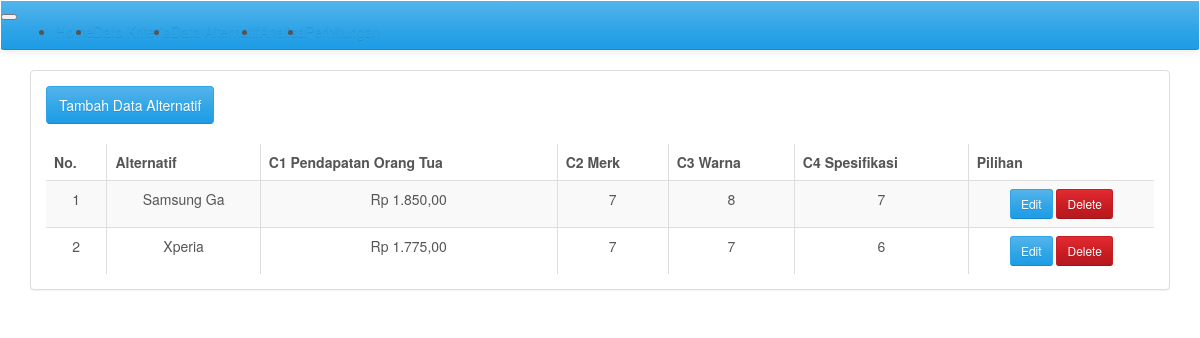
The app's page /alternatif.php, older data.
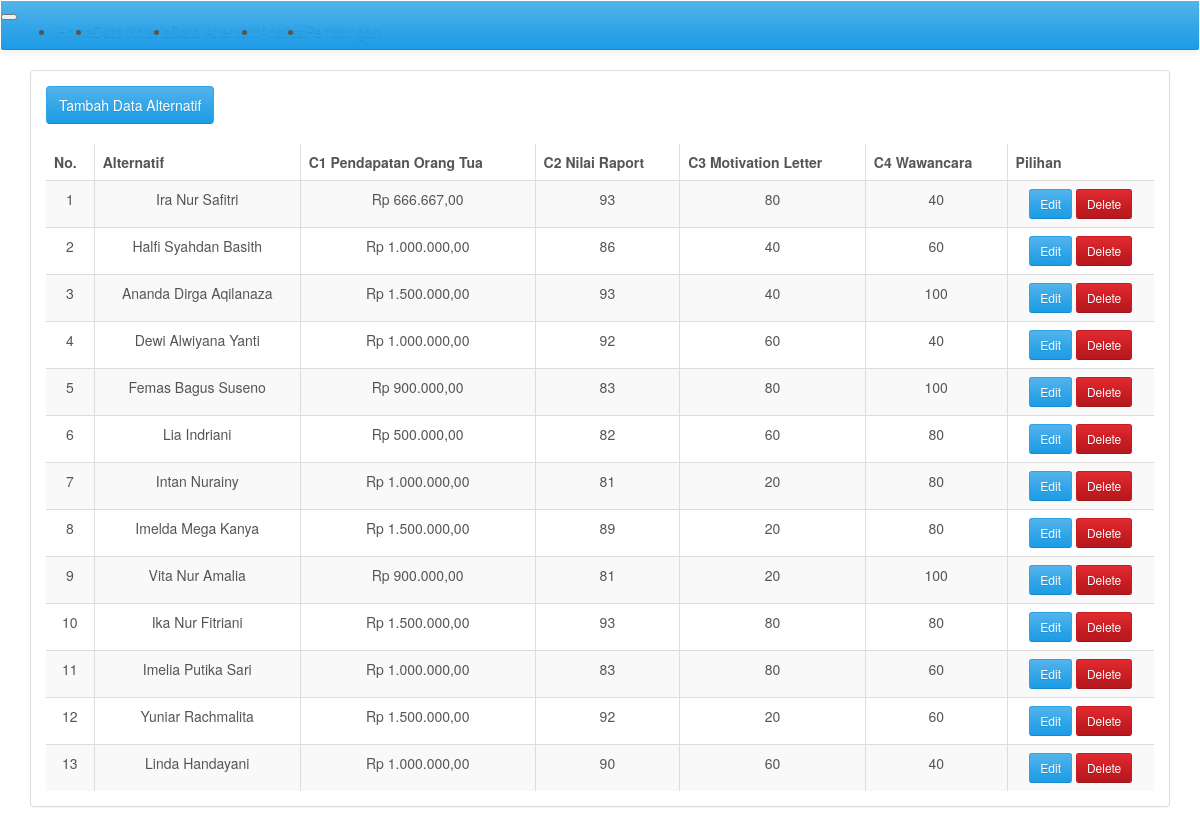
The same page, newer data.
### tables this page shows
CREATE TABLE `alternatif` (
  `id_alternatif` int PRIMARY KEY NOT NULL AUTO_INCREMENT,
  `alternatif` varchar(250) NOT NULL,
  `k1` varchar(20) NOT NULL,
  `k2` varchar(20) NOT NULL,
  `k3` varchar(20) NOT NULL,
  `k4` varchar(20) NOT NULL
);

### alternatif.php (the view, shortened to what this page needs)
<?php
include('configdb.php');
function rupiah($angka){
	$hasil_rupiah = "Rp " . number_format($angka,2,',','.');
	return $hasil_rupiah;
}
?>
<!DOCTYPE html>
<html lang="en">
<head>
	<link href="ui/css/cerulean.min.css" rel="stylesheet">
	<link rel="stylesheet" type="text/css" href="ui/css/datatables/dataTables.bootstrap.css">
</head>
<body>
	<nav class="navbar navbar-expand-lg navbar-dark bg-dark">
		<button class="navbar-toggler" type="button" data-toggle="collapse" data-target="#navbarResponsive" aria-controls="navbarResponsive" aria-expanded="false" aria-label="Toggle navigation">
		</button>
		<div class="collapse navbar-collapse" id="navbarResponsive">
			<ul class="navbar-nav ml-auto">
				<li class="nav-item active">
					<a class="nav-link" href="index.php">Home</a>
				</li>
				<li class="nav-item">
					<a class="nav-link" href="kriteria.php">Data Kriteria</a>
				</li>
				<li class="nav-item">
					<a class="nav-link" href="alternatif.php">Data Alternatif</a>
				</li>
				<li class="nav-item">
					<a class="nav-link" href="analisa.php">Analisa</a>
				</li>
				<li class="nav-item">
					<a class="nav-link" href="perhitungan.php">Perhitungan</a>
				</li>
			</ul>
		</div>
	</nav>
	<div class="container mt-5" data-aos="fade-right" data-aos-duration="500">
		<div class="panel panel-primary">
			<?php
			$kriteria = $mysqli->query("select * from kriteria");
			$i = 0;
			while ($row = $kriteria->fetch_assoc()) {
				@$k[$i] = $row["kriteria"];
				$i++;
			}
			$alternatif = $mysqli->query("select * from alternatif");
			?>
			<div class="panel-body table-responsive">
				<a class='btn btn-primary' href='add-alternatif.php'> Tambah Data Alternatif</a><br /><br />
				<table id="example" class="table table-striped table-bordered table-hover" cellspacing="0" width="100%">
					<thead>
						<tr>
							<th>No.</th>
							<th>Alternatif</th>
							<th><?php echo ucwords($k[0]); ?></th>
							<th><?php echo ucwords($k[1]); ?></th>
							<th><?php echo ucwords($k[2]); ?></th>
							<th><?php echo ucwords($k[3]); ?></th>
							<th>Pilihan</th>
						</tr>
					</thead>
					<tbody>
						<?php
						$i = 1;
						while ($row = $alternatif->fetch_assoc()) {
							echo '<tr class="text-center">';
							echo '<td>' . $i++ . '</td>';
							echo '<td>' . ucwords($row["alternatif"]) . '</td>';
							echo '<td>' . rupiah($row["k1"]) . '</td>';
							echo '<td>' . $row["k2"] . '</td>';
							echo '<td>' . $row["k3"] . '</td>';
							echo '<td>' . $row["k4"] . '</td>';
							echo '<td>';
						?>
							<a href="edit-alternatif.php?id=<?php echo $row['id_alternatif']; ?>" class="btn btn-primary btn-sm"><i class="fa fa-pencil"></i> Edit</a>
							<a href="del.php?id=<?php echo $row['id_alternatif']; ?>" onClick="return confirm('Yakin ingin menghapus data ke-<?php echo $i - 1; ?> Alternatif <?php echo $row['alternatif']; ?> ?');" class="btn btn-danger btn-sm"><i class="fa fa-times"></i> Delete</a></td>
						<?php
							echo '</tr>';
						}
						?>
					</tbody>
				</table>
			</div>
			</div>
		</div>
</body>
</html>

Row changes from the older to the newer data that the page shows:
removed alternatif: alternatif "Xperia", k1 "Rp 1.775,00", k2 "7", k3 "7", k4 "6"
added alternatif: alternatif "Ira Nur Safitri", k1 "Rp 666.667,00", k2 "93", k3 "80", k4 "40"
added alternatif: alternatif "Halfi Syahdan Basith", k1 "Rp 1.000.000,00", k2 "86", k3 "40", k4 "60"
added alternatif: alternatif "Ananda Dirga Aqilanaza", k1 "Rp 1.500.000,00", k2 "93", k3 "40", k4 "100"
added alternatif: alternatif "Dewi Alwiyana Yanti", k1 "Rp 1.000.000,00", k2 "92", k3 "60", k4 "40"
added alternatif: alternatif "Femas Bagus Suseno", k1 "Rp 900.000,00", k2 "83", k3 "80", k4 "100"
added alternatif: alternatif "Lia Indriani", k1 "Rp 500.000,00", k2 "82", k3 "60", k4 "80"
added alternatif: alternatif "Intan Nurainy", k1 "Rp 1.000.000,00", k2 "81", k3 "20", k4 "80"
added alternatif: alternatif "Imelda Mega Kanya", k1 "Rp 1.500.000,00", k2 "89", k3 "20", k4 "80"
added alternatif: alternatif "Vita Nur Amalia", k1 "Rp 900.000,00", k2 "81", k3 "20", k4 "100"
added alternatif: alternatif "Ika Nur Fitriani", k1 "Rp 1.500.000,00", k2 "93", k3 "80", k4 "80"
added alternatif: alternatif "Imelia Putika Sari", k1 "Rp 1.000.000,00", k2 "83", k3 "80", k4 "60"
changed alternatif: alternatif "Samsung Ga" → "Yuniar Rachmalita"; k1 "Rp 1.850,00" → "Rp 1.500.000,00"; k2 "7" → "92"; k3 "8" → "20"; k4 "7" → "60"
added alternatif: alternatif "Linda Handayani", k1 "Rp 1.000.000,00", k2 "90", k3 "60", k4 "40"
Text that changed along with them:
$k[1]: "C2 Merk" → "C2 Nilai Raport"
$k[2]: "C3 Warna" → "C3 Motivation Letter"
$k[3]: "C4 Spesifikasi" → "C4 Wawancara"
